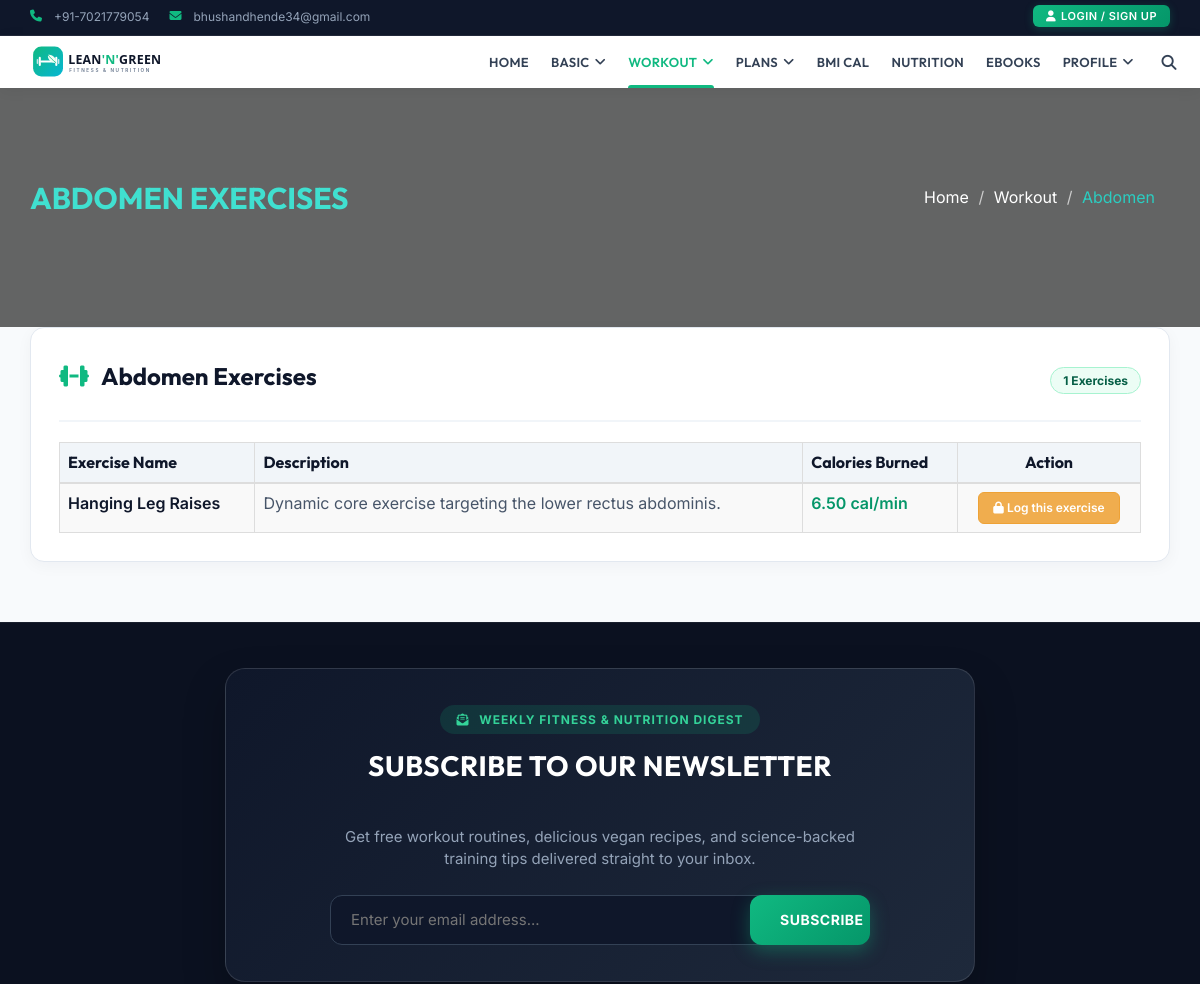
The page /Abdomen.php (upper part) on the database as committed earlier.
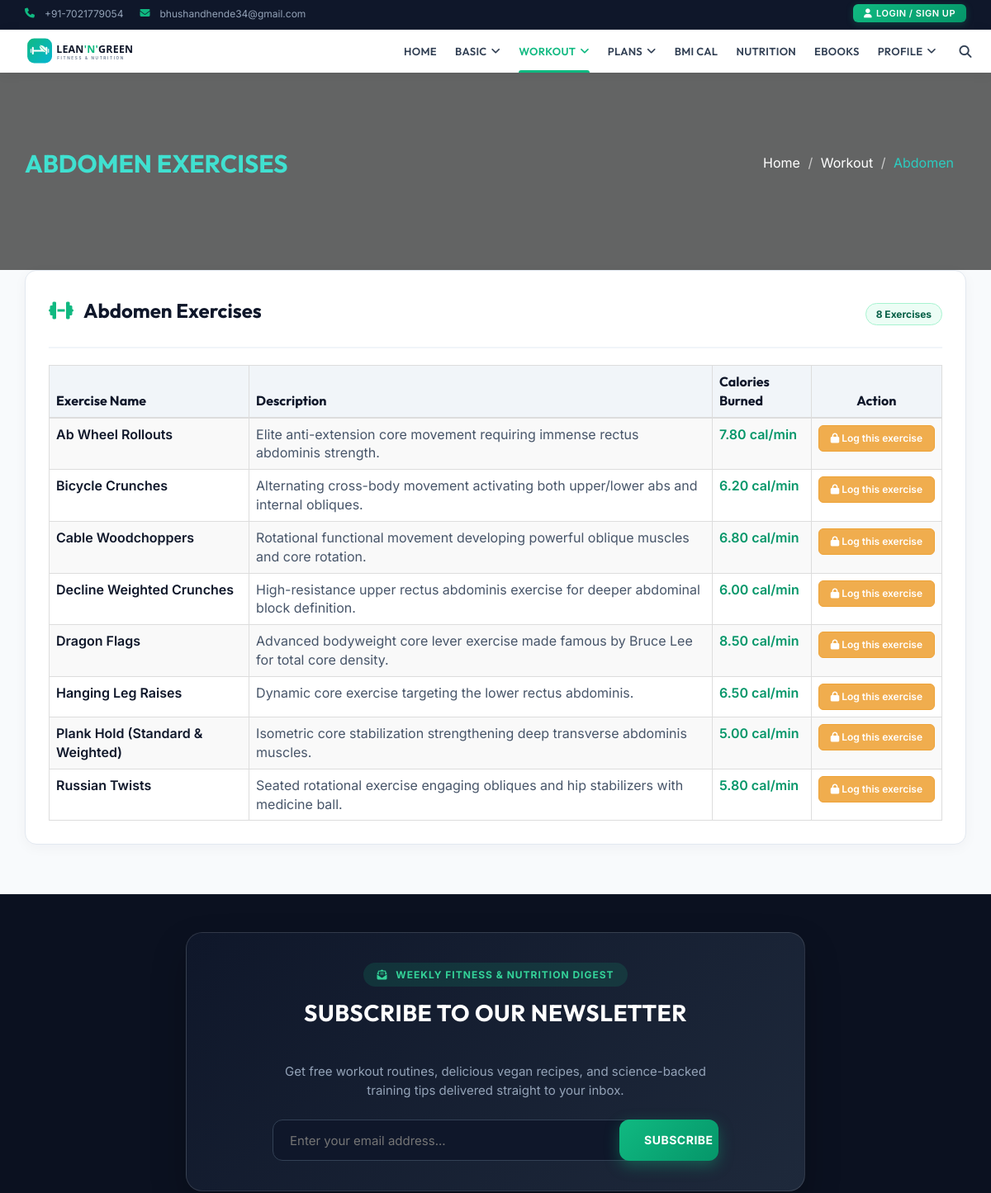
The same page on the database as committed later.
### tables this page shows
CREATE TABLE `exercises` (
  `id` int(11) NOT NULL,
  `name` varchar(150) NOT NULL,
  `muscle_group` varchar(50) NOT NULL,
  `description` text DEFAULT NULL,
  `avg_calories_burned_per_min` decimal(5,2) DEFAULT 8.00
);

### exercise_table.php (the view, shortened to what this page needs)
<?php
include_once('db.php');
$targetMuscle = isset($muscleGroup) ? $muscleGroup : 'Chest';
$exercises = [];
$groupAliases = [
    'Shoulder' => ['Shoulder', 'Shoulders'],
    'Shoulders' => ['Shoulder', 'Shoulders'],
    'Abdomen' => ['Abdomen', 'Abs', 'Core'],
    'Abs' => ['Abdomen', 'Abs', 'Core'],
    'Buttocks' => ['Buttocks', 'Glutes'],
    'Glutes' => ['Buttocks', 'Glutes'],
    'Arms' => ['Arms', 'Biceps', 'Triceps'],
    'Back' => ['Back', 'Lats'],
    'Chest' => ['Chest', 'Pectorals'],
    'Legs' => ['Legs', 'Quadriceps', 'Hamstrings', 'Calves'],
    'Cardio' => ['Cardio']
];
$searchGroups = isset($groupAliases[$targetMuscle]) ? $groupAliases[$targetMuscle] : [$targetMuscle];
$placeholders = implode(',', array_fill(0, count($searchGroups), '?'));
if (isset($pdo) && $pdo) {
    $stmt = $pdo->prepare("SELECT * FROM exercises WHERE muscle_group IN ($placeholders) ORDER BY name");
    $stmt->execute($searchGroups);
    $exercises = $stmt->fetchAll(PDO::FETCH_ASSOC);
}
?>
<section class="workout-content-section" style="padding: 40px 0 60px 0; background: #f8fafc;">
  <div class="container">
    <div class="row">
      <div class="col-md-12">
        <div style="background:#ffffff; border-radius:14px; border:1px solid #e2e8f0; padding:28px; box-shadow:0 4px 16px rgba(15,23,42,0.04);">
          <div style="display:flex; justify-content:space-between; align-items:center; flex-wrap:wrap; gap:12px; margin-bottom:20px; border-bottom:2px solid #f1f5f9; padding-bottom:14px;">
            <h2 style="font-family:'Outfit',sans-serif; font-size:24px; font-weight:700; color:#0f172a; margin:0;">
              <i class="fa fa-dumbbell" style="color:#10b981; margin-right:8px;"></i> <?= htmlspecialchars($targetMuscle) ?> Exercises
            </h2>
            <span style="background:#ecfdf5; color:#065f46; font-size:12px; font-weight:700; padding:4px 12px; border-radius:20px; border:1px solid #a7f3d0;">
              <?= count($exercises) ?> Exercises
            </span>
          </div>
          <?php if (!empty($exercises)): ?>
            <div class="table-responsive">
              <table class="table table-bordered table-striped" style="margin-bottom:0;">
                <thead style="background:#f1f5f9; color:#0f172a;">
                  <tr>
                    <th style="font-family:'Outfit',sans-serif; font-weight:700;">Exercise Name</th>
                    <th style="font-family:'Outfit',sans-serif; font-weight:700;">Description</th>
                    <th style="font-family:'Outfit',sans-serif; font-weight:700;">Calories Burned</th>
                    <th style="font-family:'Outfit',sans-serif; font-weight:700; text-align:center;">Action</th>
                  </tr>
                </thead>
                <tbody>
                  <?php foreach ($exercises as $exercise): ?>
                    <tr>
                      <td style="font-weight:600; color:#0f172a;"><?= htmlspecialchars($exercise['name']) ?></td>
                      <td style="color:#475569;"><?= htmlspecialchars($exercise['description']) ?></td>
                      <td style="color:#059669; font-weight:600;"><?= htmlspecialchars($exercise['avg_calories_burned_per_min']) ?> cal/min</td>
                      <td style="text-align:center;">
                        <?php if (isset($_SESSION['id'])): ?>
                          <a href="log_exercise.php?exercise_id=<?= urlencode($exercise['id']) ?>&muscle_group=<?= urlencode($targetMuscle) ?>"
                             class="btn btn-success btn-sm" style="background:#10b981; border:none; font-weight:600; padding:6px 14px; border-radius:6px;">
                            <i class="fa fa-plus"></i> Log this exercise
                          </a>
                        <?php else: ?>
                          <button class="btn btn-warning btn-sm" data-toggle="modal" data-target="#login-form"
                                  style="font-weight:600; padding:6px 14px; border-radius:6px;" title="Sign in to log this exercise">
                            <i class="fa fa-lock"></i> Log this exercise
                          </button>
                        <?php endif; ?>
                      </td>
                    </tr>
                  <?php endforeach; ?>
                </tbody>
              </table>
            </div>
          <?php endif; ?>
        </div>
      </div>
    </div>
  </div>
</section>

### header.php (shortened to what this page needs)
<!DOCTYPE html>
<html lang="en">
<head>
  <link href="assets/css/font-awesome.css" rel="stylesheet">
  <link rel="stylesheet" href="https://cdnjs.cloudflare.com/ajax/libs/font-awesome/6.5.1/css/all.min.css" />
  <link href="assets/css/bootstrap.css" rel="stylesheet">
  <link rel="stylesheet" type="text/css" href="assets/css/slick.css" />
  <link rel="stylesheet" href="assets/css/jquery.fancybox.css" type="text/css" media="screen" />
  <link rel="stylesheet" type="text/css" href="assets/css/animate.css" />
  <link rel="stylesheet" type="text/css" href="assets/css/bootstrap-progressbar-3.3.4.css" />
  <link id="switcher" href="assets/css/theme-color/default-theme.css" rel="stylesheet">
  <link href="style.css?v=2.2" rel="stylesheet">
  <link href="assets/css/components/header.css?v=2.2" rel="stylesheet">
  <link href="assets/css/components/footer.css?v=2.2" rel="stylesheet">
  <link href="assets/css/components/comments.css?v=2.2" rel="stylesheet">
  <link href="assets/css/components/sidebar.css?v=2.2" rel="stylesheet">
</head>
<body>
  <?php include('nav.php'); ?>

### nav.php (shortened to what this page needs)
<?php
$isLoggedIn = isset($_SESSION['id']);
?>
<header id="header">
  <div class="header-bottom">
    <div class="container">
      <div class="row" style="display:flex; align-items:center;">
        <div class="col-md-7 col-sm-7 col-xs-7">
          <div class="header-contact">
            <ul>
              <li>
                <div class="phone">
                  <i class="fa fa-phone"></i>
                  <span>+91-7021779054</span>
                </div>
              </li>
              <li>
                <div class="mail hidden-xs">
                  <i class="fa fa-envelope"></i>
                  <span>bhushandhende34@gmail.com</span>
                </div>
              </li>
            </ul>
          </div>
        </div>
        <div class="col-md-5 col-sm-5 col-xs-5">
          <div class="header-login">
            <?php if ($isLoggedIn): ?>
              <form method="post" style="display:inline;">
                <button type="submit" name="logout" class="logout-btn-custom">
                  <i class="fa fa-sign-out"></i> Logout (<?= htmlspecialchars($_SESSION['username'] ?? 'User'); ?>)
                </button>
              </form>
            <?php else: ?>
              <a class="login-btn-custom" data-target="#login-form" data-toggle="modal" href="#">
                <i class="fa fa-user"></i> Login / Sign Up
              </a>
            <?php endif; ?>
          </div>
        </div>
      </div>
    </div>
  </div>
</header>
<section id="menu-area">
  <nav class="navbar navbar-default" role="navigation">
    <div class="container">
      <div class="navbar-header">
        <a class="navbar-brand-custom" href="index.php" title="Lean'N'Green Home">
          <img src="assets/images/lean-green-logo.svg" alt="Lean'N'Green Logo" class="img-responsive">
        </a>
      </div>
      <div id="navbar" class="navbar-collapse collapse">
        <?php
        $currentPage = basename(urldecode($_SERVER['PHP_SELF']));
        ?>
        <ul id="top-menu" class="nav navbar-nav navbar-right main-nav">
          <li class="<?php echo ($currentPage == 'index.php' || $currentPage == '') ? 'active' : ''; ?>">
            <a href="index.php">Home</a>
          </li>
          <li class="dropdown <?php echo ($currentPage == 'Muscles.php' || $currentPage == 'Terminolgies.php' || $currentPage == 'Plant-Protein.php') ? 'active' : ''; ?>">
            <a href="#" class="dropdown-toggle" data-toggle="dropdown">
              Basic <i class="fa fa-angle-down"></i>
            </a>
          </li>
          <li class="dropdown <?php echo ($currentPage == 'cardio.php' || $currentPage == 'Anatomy-and-Exercises.php' || $currentPage == 'Chest.php' || $currentPage == 'Arms.php' || $currentPage == 'Legs.php' || $currentPage == 'Back.php' || $currentPage == 'Shoulder.php' || $currentPage == 'Abdomen.php') ? 'active' : ''; ?>">
            <a href="#" class="dropdown-toggle" data-toggle="dropdown">
              Workout <i class="fa fa-angle-down"></i>
            </a>
          </li>
          <li class="dropdown <?php echo ($currentPage == 'Vegan-Diet-Plan.php' || $currentPage == 'Workout-Routine.php') ? 'active' : ''; ?>">
            <a href="#" class="dropdown-toggle" data-toggle="dropdown">
              Plans <i class="fa fa-angle-down"></i>
            </a>
          </li>
          <li class="<?php echo ($currentPage == 'BMI-calc.php') ? 'active' : ''; ?>">
            <a href="BMI-calc.php">BMI Cal</a>
          </li>
          <li class="<?php echo ($currentPage == 'food-nutrtion.php') ? 'active' : ''; ?>">
            <a href="food-nutrtion.php">Nutrition</a>
          </li>
          <li class="<?php echo ($currentPage == 'Ebooks.php') ? 'active' : ''; ?>">
            <a href="Ebooks.php">Ebooks</a>
          </li>
          <li class="dropdown <?php echo ($currentPage == 'exercise-done.php' || $currentPage == 'user-setting.php') ? 'active' : ''; ?>">
            <a href="#" class="dropdown-toggle" data-toggle="dropdown">
              Profile <i class="fa fa-angle-down"></i>
            </a>
          </li>
        </ul>
      </div>
      <a href="#" id="search-icon" title="Search">
        <i class="fa fa-search"></i>
      </a>
    </div>
  </nav>
</section>

### Abdomen.php (shortened to what this page needs)
<?php
$muscleGroup = 'Abdomen';
include('header.php');
?>
<section id="single-page-header4">
  <div class="overlay">
    <div class="container">
      <div class="row">
        <div class="col-md-6 col-sm-6 col-xs-12">
          <div class="single-page-header-left">
            <h2>Abdomen Exercises</h2>
          </div>
        </div>
        <div class="col-md-6 col-sm-6 col-xs-12">
          <div class="single-page-header-right">
            <ol class="breadcrumb">
              <li><a href="index.php">Home</a></li>
              <li><a href="Muscles.php">Workout</a></li>
              <li class="active">Abdomen</li>
            </ol>
          </div>
        </div>
      </div>
    </div>
  </div>
</section>
<?php include('exercise_table.php'); ?>
<?php include('footer.php'); ?>

### footer.php (shortened to what this page needs)
<?php
$prefill_email = '';
?>
<section id="subscribe">
  <div class="container">
    <div class="row">
      <div class="col-md-8 col-md-offset-2 text-center">
        <div class="subscribe-area">
          <span class="subscribe-badge">
            <i class="fa fa-envelope-open-text" style="margin-right:6px;"></i> Weekly Fitness &amp; Nutrition Digest
          </span>
          <h2 class="subscribe-title">
            Subscribe to our Newsletter
          </h2>
          <p class="subscribe-subtitle">
            Get free workout routines, delicious vegan recipes, and science-backed training tips delivered straight to your inbox.
          </p>
          <form action="" method="post" class="subscrib-form">
            <input type="email" name="subscribe_email" placeholder="Enter your email address..." value="<?php echo $prefill_email; ?>" required>
            <button class="subscribe-btn" type="submit">
              Subscribe
            </button>
          </form>
        </div>
      </div>
    </div>
  </div>
</section>
</body>
</html>

### assets/css/theme-color/default-theme.css (style rules this page uses)
.navbar-default .navbar-nav > .active > a, .navbar-default .navbar-nav > .active > a:hover, .navbar-default .navbar-nav > .active > a:focus { color: #2bcdc1; }
.main-nav > li > a:hover::before, .navbar-default .navbar-nav > .active > a::before, .navbar-default .navbar-nav > .open > a:hover::before { display: none !important; }
.subscribe-btn { background-color: #2bcdc1; }
#search-icon { color: #2bcdc1; }
.single-page-header-right .breadcrumb li { color: #2bcdc1; }

### assets/css/components/header.css (style rules this page uses)
.header-bottom { background: #0f172a; border-bottom: 1px solid rgba(255, 255, 255, 0.08); padding: 5px 0 !important; min-height: 36px !important; height: auto !important; overflow: visible !important; }
.header-bottom .row { display: flex; align-items: center; justify-content: space-between; }
.header-contact ul { margin: 0; padding: 0; list-style: none; display: flex; align-items: center; gap: 20px; }
.header-contact ul li { border: none !important; padding: 0 !important; margin: 0 !important; float: none !important; display: inline-flex !important; align-items: center; }
.header-contact ul li:last-child { border-right: none !important; }
.header-contact ul li div { color: #94a3b8; font-size: 12px; display: inline-flex; align-items: center; gap: 6px; }
.header-contact ul li div i { color: #10b981; }
.header-login { text-align: right; display: flex !important; justify-content: flex-end; align-items: center; float: none !important; }
.header-login .login-btn-custom { background: linear-gradient(135deg, #10b981, #059669); color: #ffffff !important; border: none !important; padding: 4px 13px !important; border-radius: 6px !important; font-weight: 600 !important; font-size: 11px !important; letter-spacing: 0.5px; text-transform: uppercase; transition: all 0.25s ease; display: inline-flex; align-items: center; gap: 5px; text-decoration: none; box-shadow: 0 2px 8px rgba(16, 185, 129, 0.25); line-height: 1.3; }
#menu-area { background: #ffffff; box-shadow: 0 2px 14px rgba(0, 0, 0, 0.06); position: relative; z-index: 1000; }
#menu-area #navbar { padding-right: 40px !important; }
#menu-area .navbar { margin-bottom: 0 !important; border: none !important; background: transparent !important; min-height: 52px !important; }
#menu-area .navbar-header { padding: 0 !important; margin: 0 !important; }
.navbar-brand-custom { display: flex !important; align-items: center !important; padding: 8px 0 !important; text-decoration: none !important; margin: 0 !important; height: 52px !important; }
.navbar-brand-custom img { height: 36px !important; width: auto !important; max-width: 220px !important; }
#top-menu.main-nav li, .main-nav li { padding: 0 !important; margin: 0 !important; }
.navbar-nav > li > a::before, .main-nav > li > a:hover::before, .navbar-default .navbar-nav > .active > a::before, .navbar-default .navbar-nav > .open > a:hover::before { display: none !important; content: none !important; }
#top-menu > li > a { font-family: 'Outfit', sans-serif !important; font-size: 13px !important; font-weight: 600 !important; color: #334155 !important; padding: 16px 11px !important; line-height: 20px !important; letter-spacing: 0.3px; text-transform: uppercase; transition: all 0.2s ease; display: flex !important; align-items: center !important; gap: 5px; position: relative; }
#top-menu > li > a:hover, #top-menu > li.active > a { color: #10b981 !important; background: transparent !important; }
#top-menu > li.active > a::after { content: "" !important; position: absolute !important; bottom: 0 !important; left: 11px !important; right: 11px !important; height: 3px !important; background: #10b981 !important; border-radius: 3px 3px 0 0 !important; }
#search-icon { color: #334155 !important; font-size: 15px !important; position: absolute !important; right: 15px !important; top: 50% !important; transform: translateY(-50%) !important; height: 32px !important; width: 32px !important; line-height: 32px !important; display: flex !important; align-items: center !important; justify-content: center !important; transition: color 0.2s ease !important; }

Rows that differ between the two databases and show on the page:
added exercises: name "Ab Wheel Rollouts", description "Elite anti-extension core movement requiring immense rectus abdominis strength.", avg_calories_burned_per_min "7.80"
added exercises: name "Bicycle Crunches", description "Alternating cross-body movement activating both upper/lower abs and internal obliques.", avg_calories_burned_per_min "6.20"
added exercises: name "Cable Woodchoppers", description "Rotational functional movement developing powerful oblique muscles and core rotation.", avg_calories_burned_per_min "6.80"
added exercises: name "Decline Weighted Crunches", description "High-resistance upper rectus abdominis exercise for deeper abdominal block definition.", avg_calories_burned_per_min "6.00"
added exercises: name "Dragon Flags", description "Advanced bodyweight core lever exercise made famous by Bruce Lee for total core density.", avg_calories_burned_per_min "8.50"
added exercises: name "Plank Hold (Standard & Weighted)", description "Isometric core stabilization strengthening deep transverse abdominis muscles.", avg_calories_burned_per_min "5.00"
added exercises: name "Russian Twists", description "Seated rotational exercise engaging obliques and hip stabilizers with medicine ball.", avg_calories_burned_per_min "5.80"
Other text that changed with them:
count($exercises): "1" → "8"
